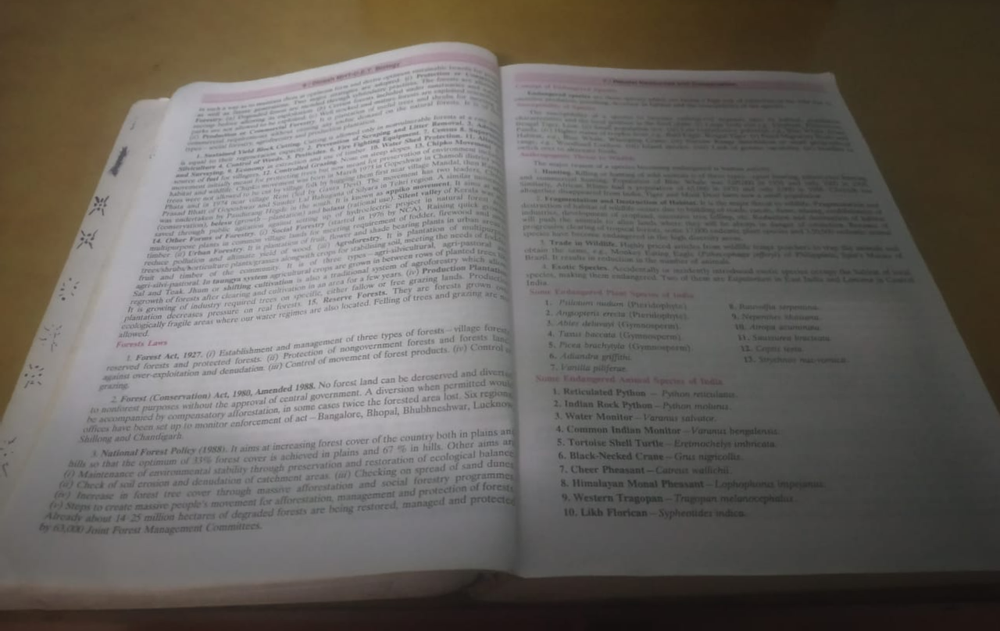
#> input picture test5.png, 1000 x 631 px, shrunk from 1280 x 808 before the run, found by its file name
$ python deskewImg.py
#> lines starting #> are read from the running program, lines starting #| are printed output that depends on the picture; after the words box and inside, x2 and y2 are one past the last pixel; in counts of white or black regions, pixels touching at a corner belong together
import numpy as np
import cv2
from numpy.lib.type_check import imag

img = cv2.imread(r"L:\final_year_project\Smart-Text-Reader\test5.png")
#> img is the input picture: shape (631, 1000, 3); mean B, G, R 94.6, 99.8, 104.2
imgc = img.copy()
imgg = cv2.cvtColor(img,cv2.COLOR_BGR2GRAY)
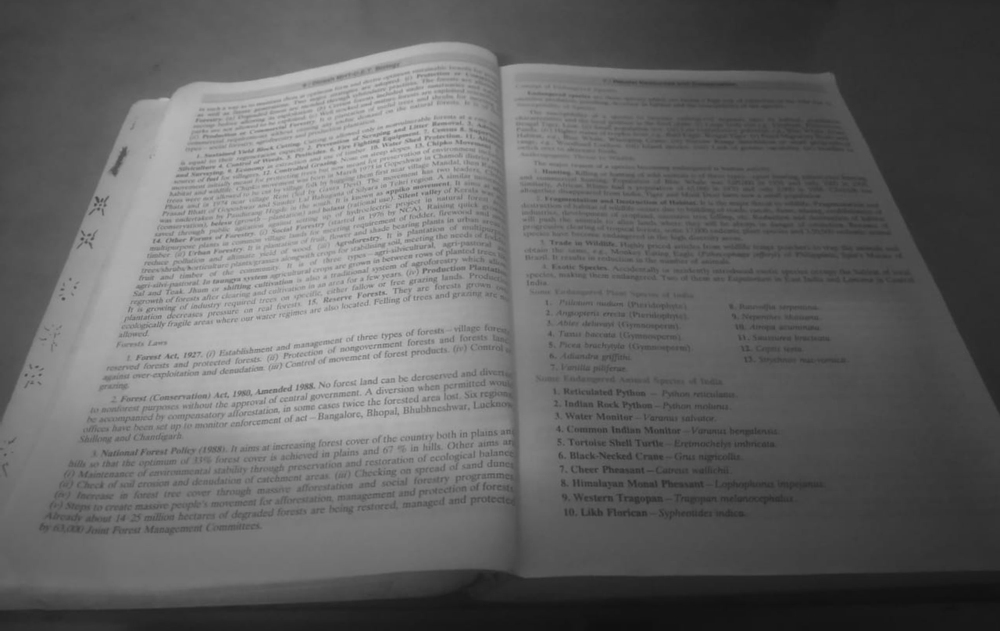
#> imgg: shape (631, 1000); min 16, max 199, mean 100.6
h, w = imgg.shape
#> h = 631; w = 1000

bimg = cv2.medianBlur(imgg,3)

threshG = cv2.adaptiveThreshold(bimg,255,cv2.ADAPTIVE_THRESH_GAUSSIAN_C,cv2.THRESH_BINARY_INV,25,5)
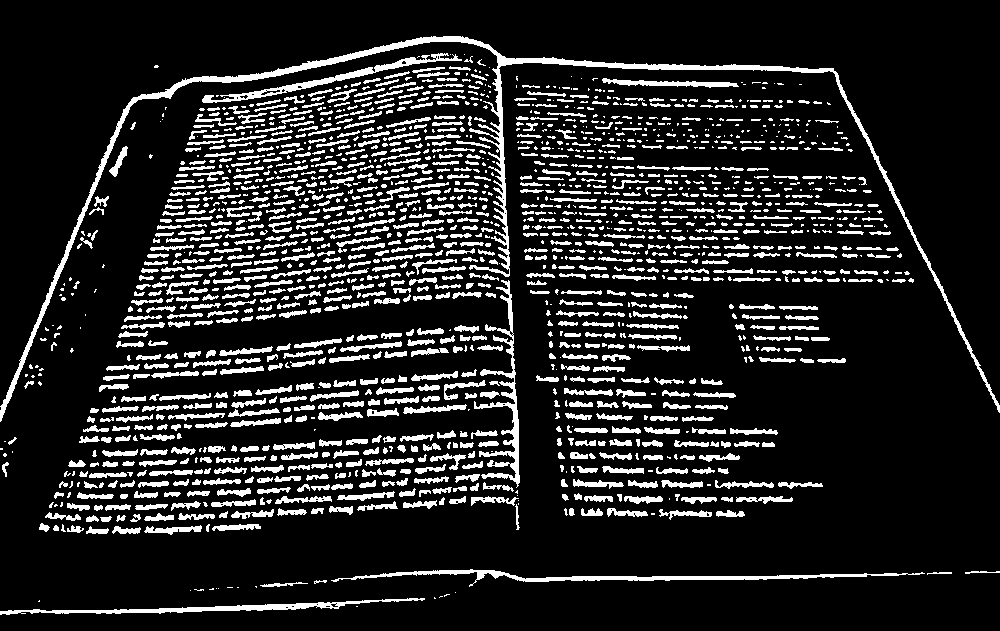
#> threshG: shape (631, 1000); 14.5% white; 1673 white regions (652 under 20 px), largest, box (x1, y1, x2, y2) and area: (0, 36, 1000, 422) 8514, (331, 569, 925, 587) 2157, (474, 280, 520, 488) 1922

ele = cv2.getStructuringElement(cv2.MORPH_RECT, (21,2))
dilate = cv2.dilate(threshG,ele)
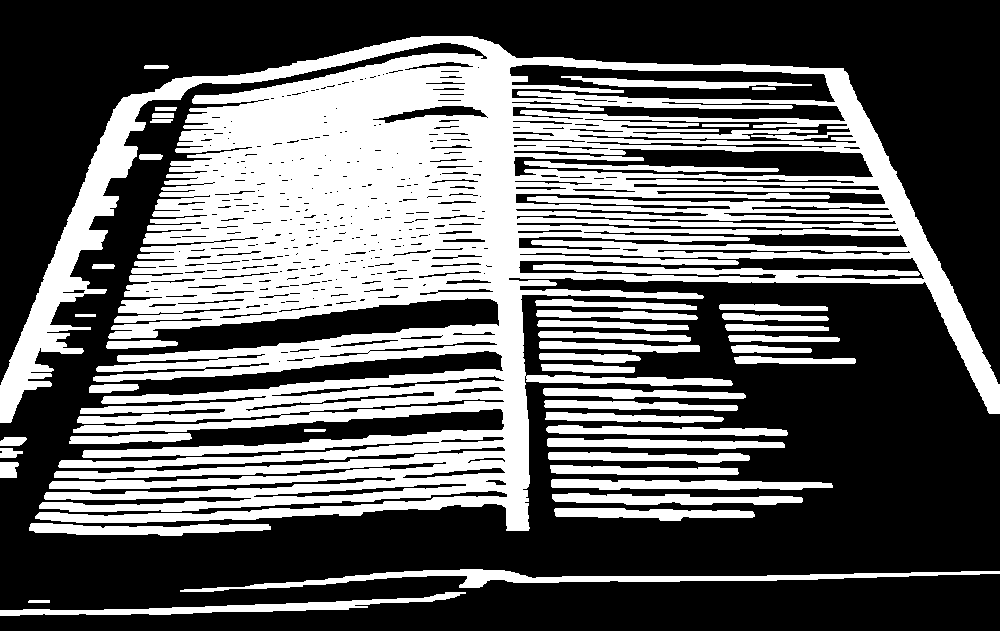
#> dilate: shape (631, 1000); 38.6% white; 46 white regions
cv2.imshow("dilate",dilate)

contours,hierarchy = cv2.findContours(dilate,mode=cv2.RETR_CCOMP,method=cv2.CHAIN_APPROX_NONE)
#> contours = 474 contours, 260 with area under 20; largest, box (x1, y1, x2, y2) and area: (0, 36, 1000, 531) 238548, (509, 64, 836, 103) 8670, (513, 148, 874, 178) 7884, (518, 252, 925, 280) 5090, (511, 100, 846, 122) 3736
contours = sorted(contours,key=cv2.contourArea,reverse=True)

#> (the run stopped early here; a loop or call above may not have finished)

$ run again, with test1.PNG copied over test5.png
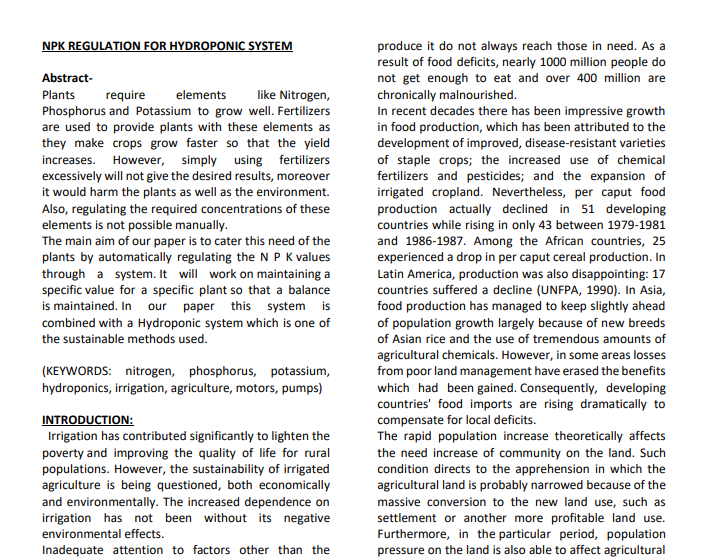
#> input picture test1.PNG, 711 x 558 px, found by its file name
#> img is the input picture: shape (558, 711, 3); mean B, G, R 230, 230, 230.1
#> `threshG = cv2.adaptiveThreshold(bimg,255,cv2.ADAPTIVE_THRESH_GAUSSIAN_..`:
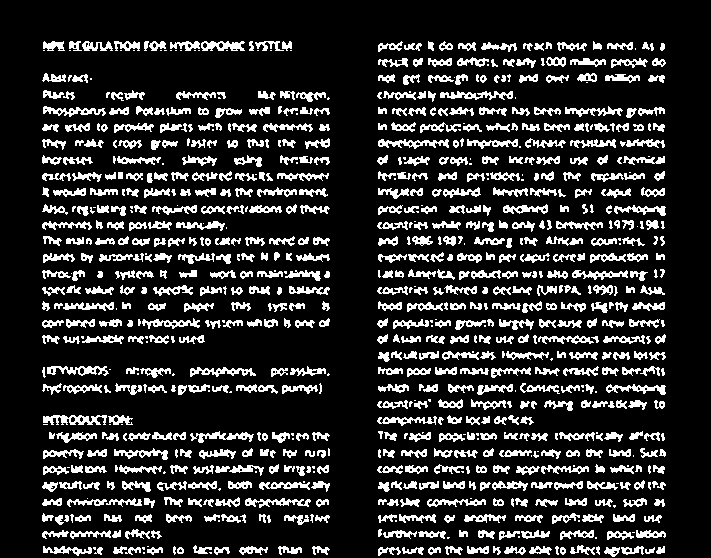
#> threshG: shape (558, 711); 16.8% white; 864 white regions (154 under 20 px), largest, box (x1, y1, x2, y2) and area: (43, 415, 107, 425) 396, (440, 91, 513, 100) 346, (378, 139, 449, 149) 346
#> `dilate = cv2.dilate(threshG,ele)`:
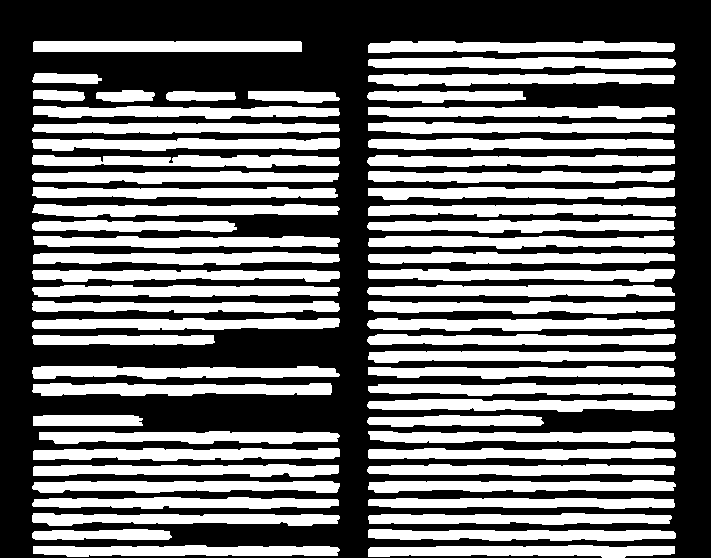
#> dilate: shape (558, 711); 43.3% white; 64 white regions
#> contours = 64 contours; largest, box (x1, y1, x2, y2) and area: (32, 383, 332, 396) 2820, (367, 285, 675, 297) 2809, (367, 220, 675, 233) 2808, (32, 366, 340, 379) 2806, (33, 448, 340, 461) 2801

$ run again, with test2.PNG copied over test5.png
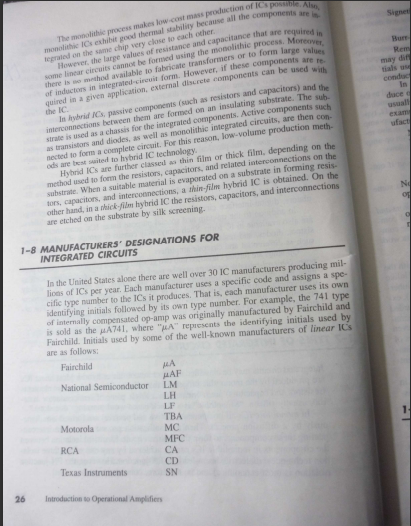
#> input picture test2.PNG, 411 x 526 px, found by its file name
#> img is the input picture: shape (526, 411, 3); mean B, G, R 174.9, 174.2, 175.1
#> `threshG = cv2.adaptiveThreshold(bimg,255,cv2.ADAPTIVE_THRESH_GAUSSIAN_..`:
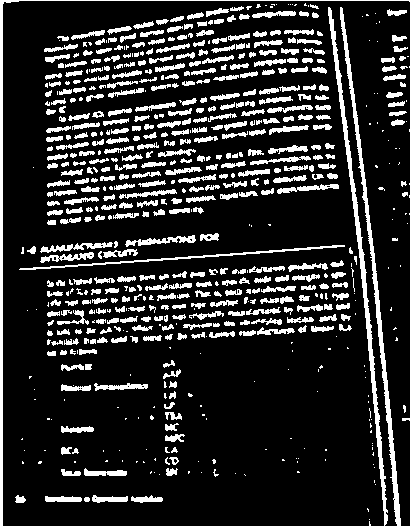
#> threshG: shape (526, 411); 17% white; 645 white regions (223 under 20 px), largest, box (x1, y1, x2, y2) and area: (0, 0, 411, 526) 2568, (328, 7, 388, 526) 2220, (340, 7, 401, 526) 2199
#> `dilate = cv2.dilate(threshG,ele)`:
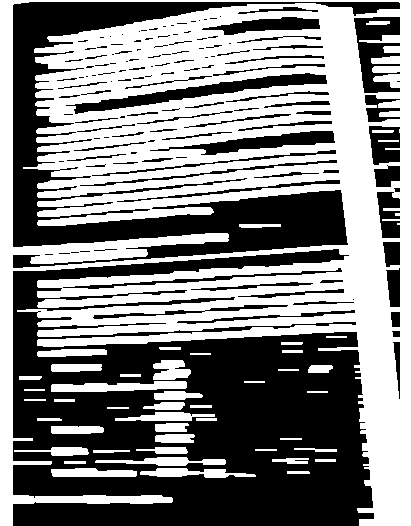
#> dilate: shape (526, 411); 51.2% white; 135 black regions (67 under 20 px)
#> contours = 207 contours, 63 with area under 20; largest, box (x1, y1, x2, y2) and area: (0, 0, 411, 526) 142885, (12, 1, 401, 269) 26764, (65, 72, 328, 115) 2858, (353, 16, 401, 94) 2358, (149, 130, 336, 156) 1860

$ run again, with test3.png copied over test5.png
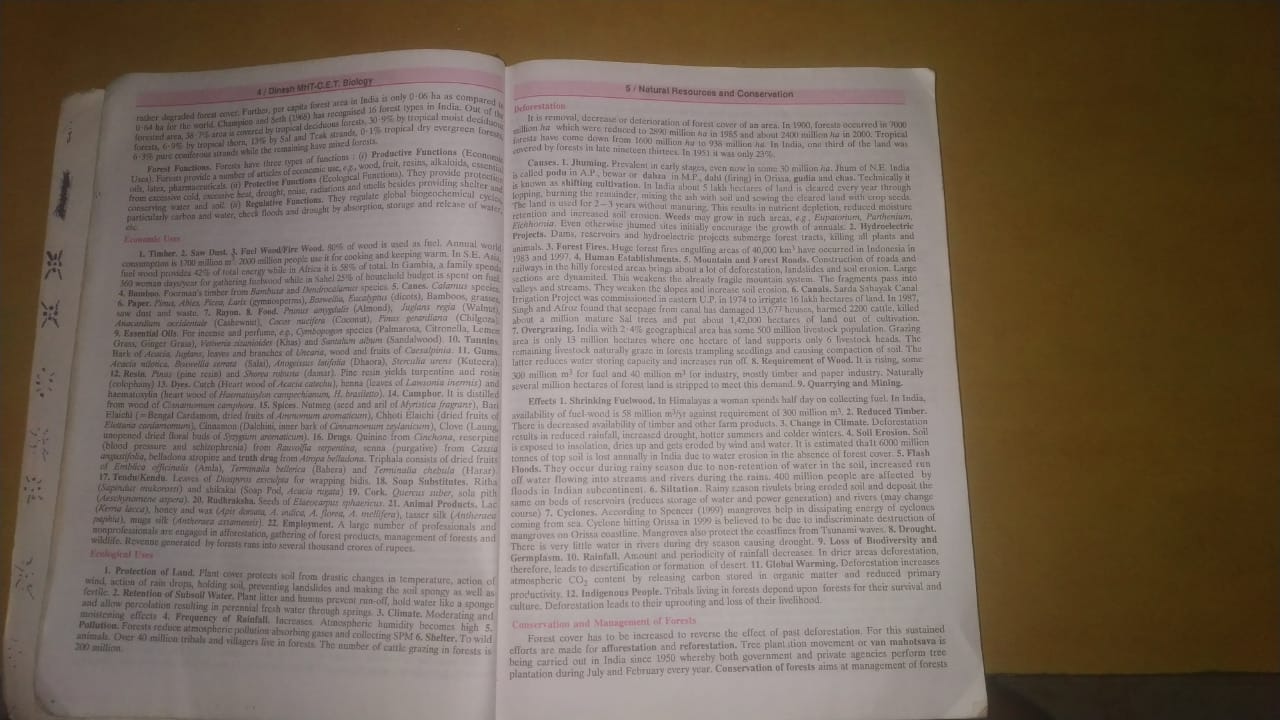
#> input picture test3.png, 1280 x 720 px, found by its file name
#> img is the input picture: shape (720, 1280, 3); mean B, G, R 93.9, 106.6, 120.9
#> `threshG = cv2.adaptiveThreshold(bimg,255,cv2.ADAPTIVE_THRESH_GAUSSIAN_..`:
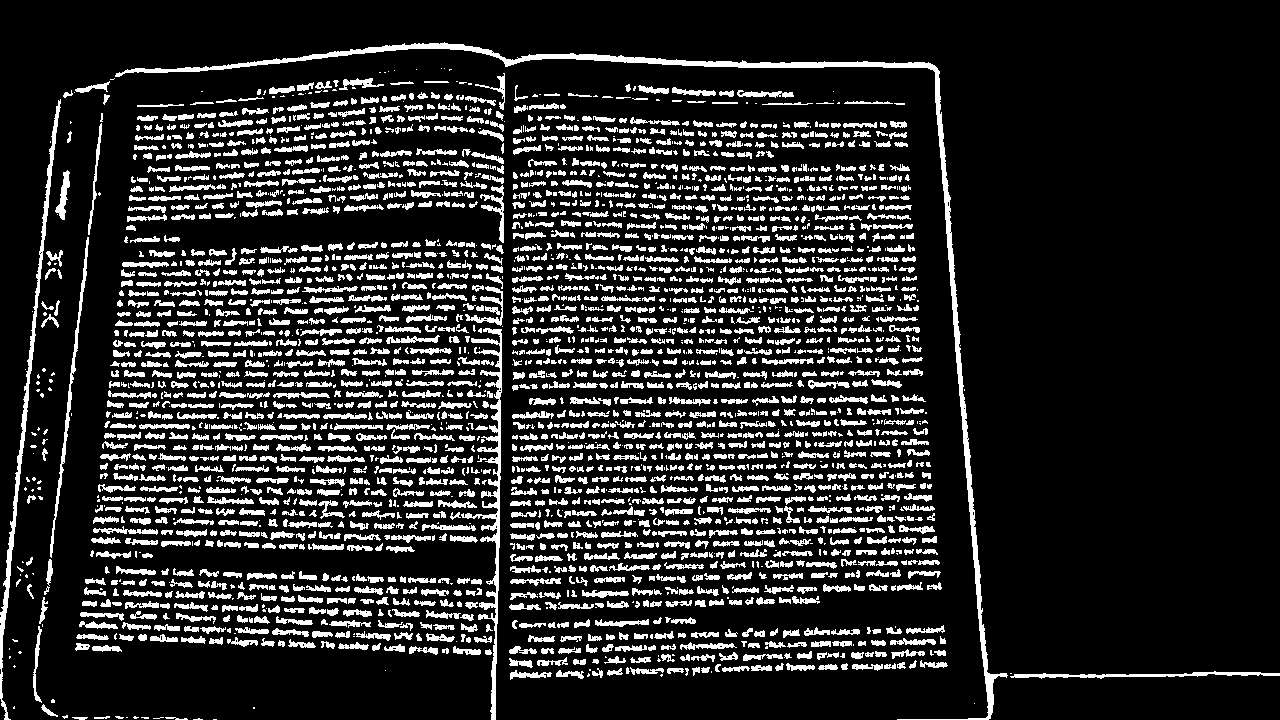
#> threshG: shape (720, 1280); 15.6% white; 2784 white regions (822 under 20 px), largest, box (x1, y1, x2, y2) and area: (115, 42, 1008, 720) 7717, (461, 328, 502, 720) 2727, (0, 99, 61, 720) 2440
#> `dilate = cv2.dilate(threshG,ele)`:
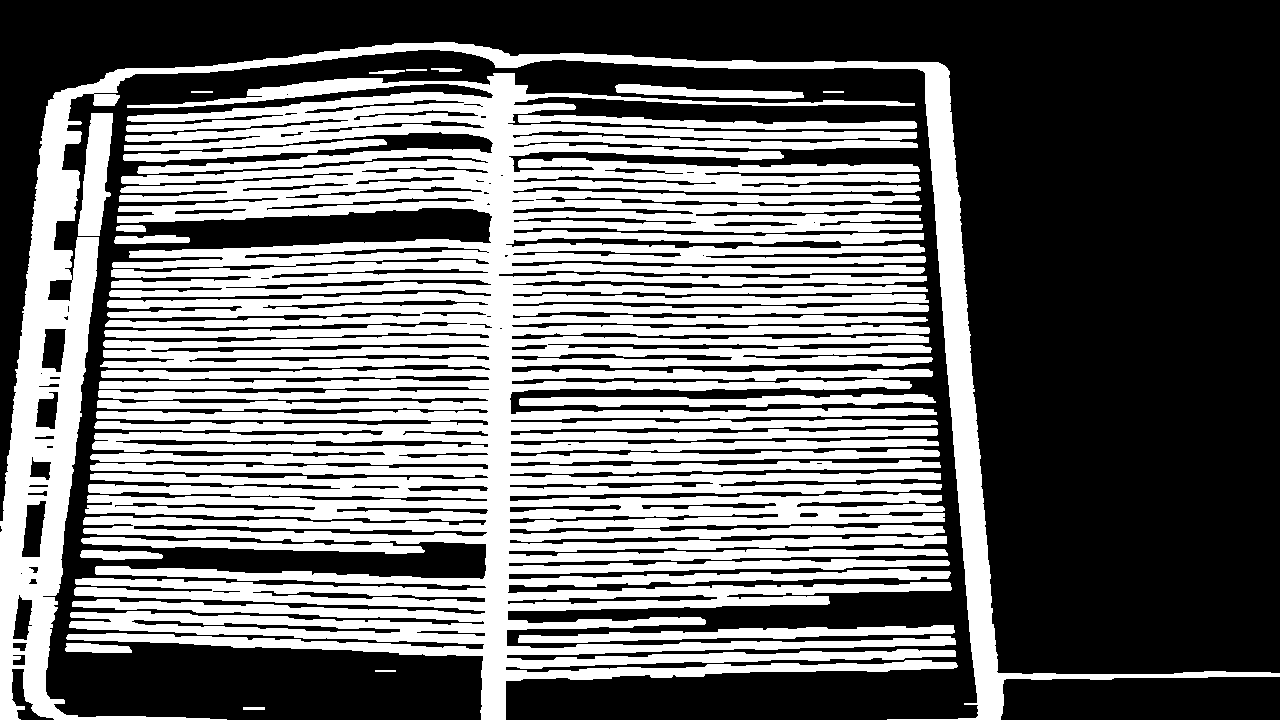
#> dilate: shape (720, 1280); 41.8% white; 20 white regions
#> contours = 107 contours, 23 with area under 20; largest, box (x1, y1, x2, y2) and area: (66, 73, 958, 720) 297735, (0, 42, 1280, 720) 57046, (518, 625, 955, 643) 3184, (519, 394, 936, 407) 3003, (78, 113, 113, 236) 2666
